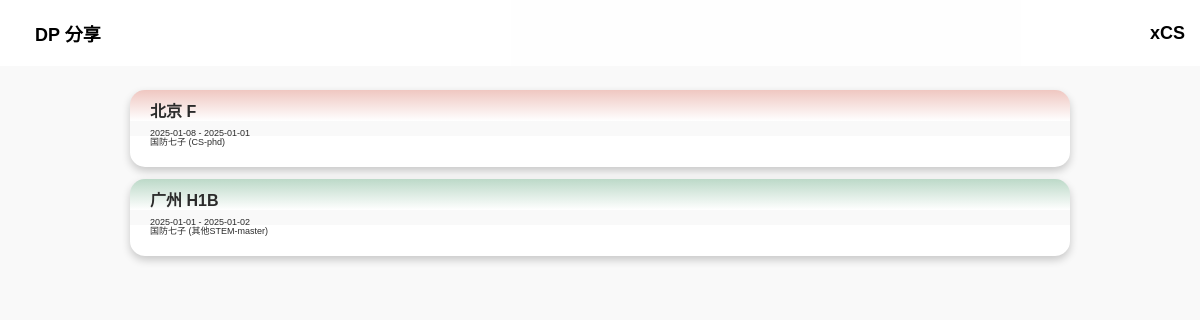
The page /cnvisa on the database its author committed.
### tables this page shows
CREATE TABLE visa (
    id INTEGER PRIMARY KEY AUTOINCREMENT,
    visa_status TEXT NOT NULL,
    visa_type TEXT NOT NULL,
    interview_date TEXT NOT NULL,
    issue_date TEXT,
    location TEXT NOT NULL,
    major TEXT NOT NULL, 
    graduate_type  TEXT
);

### xCSapp/views.py (the view, shortened to what this page needs)
@bp.route('/cnvisa', methods=('GET', 'POST'))
def cnvisa():
    db = get_db()
    cnvisa = db.execute(
    '''
    SELECT *
    FROM visa
    WHERE location IN ('北京', '上海', '广州', '武汉', '沈阳')
    ORDER BY interview_date DESC
    '''
    ).fetchall()
    return render_template('cnvisa.html', cnvisa=cnvisa)

### xCSapp/db.py (called while the page is built)
def get_db():
    if 'db' not in g:
        g.db = sqlite3.connect(
            current_app.config['DATABASE'],
            detect_types=sqlite3.PARSE_DECLTYPES
        )
        g.db.row_factory = sqlite3.Row
    return g.db

### xCSapp/templates/cnvisa.html (shortened to what this page needs)
<!DOCTYPE html>
<html lang="en">
<head>
    <link rel="stylesheet" href="{{ url_for('static', filename='dpnew.css') }}">
</head>
<body>
    <div class="navbar">
        <button id="addButton">DP 分享</button>
        <button id="homeButton" onclick="window.location.href='/'">xCS</button>
    </div>
    <div class="admissions-display">
        {% for visadp in cnvisa %}
        <div class="admission-card {{'ad-card-ad' if visadp.visa_status == 'Approved' else 'ad-card-rej' if visadp.visa_status == 'Check' else 'ad-card-Ref' if visadp.visa_status == 'Refused' }}">
            <h3>{{ visadp.location }} {{ visadp.visa_type }}</h3>
            <p>{{visadp.interview_date}} - {{visadp.issue_date}}</p>
            <p>{{ visadp.graduate_type }} ({{visadp.major}})</p>
        </div>
        {% endfor %}
    </div>
</body>
</html>

### xCSapp/static/dpnew.css (style rules this page uses)
body { font-family: Arial, sans-serif; margin: 0; padding: 0; background-color: #f9f9f9; }
.navbar { display: flex; justify-content: space-between; align-items: center; background: #ffffffec; color: #303136; padding: 10px 20px; position: fixed; left:0; top: 0; width: 100%; margin-bottom: 10px; z-index: 1000; }
.navbar button { background: none; border: none; color: black; font-weight: bold; font-size: large; padding: 10px 15px; border-radius: 20px; cursor: pointer; margin-right: 20px; }
.admissions-display { display: flex; flex-wrap: wrap; justify-content: center; gap: 12px; margin-top: 90px; }
.admission-card { position: relative; border-radius: 15px; padding: 20px; width: 75vw; color: #2b2b2b; text-align: left; box-shadow: 0 4px 8px rgba(0, 0, 0, 0.2); overflow: hidden; }
.admission-card h3 { margin: 0; margin-bottom: 15px; padding: 0; font-size: medium; line-height: 0.25 ; }
.admission-card p { line-height: 1; margin: 0; font-size: xx-small; }
.admission-card::before { content: ''; position: absolute; top: 0; left: 0; width: 100%; height: 40%; z-index: -1; }
.ad-card-ad::before { background: linear-gradient(to bottom, #bcd9c8, #FFFFFF); }
.ad-card-rej::before { background: linear-gradient(to bottom, #efc7c1, #FFFFFF); }
.admission-card::after { content: ''; position: absolute; top: 60%; left: 0; width: 100%; height: 60%; background-color: white; z-index: -1; padding-bottom: 6px; word-wrap: break-word; overflow-wrap: break-word; white-space: normal; }

### rows shown on the page
visa: location "北京", visa_type "F", interview_date "2025-01-08", issue_date "2025-01-01", graduate_type "国防七子", major "CS-phd"
visa: location "广州", visa_type "H1B", interview_date "2025-01-01", issue_date "2025-01-02", graduate_type "国防七子", major "其他STEM-master"
